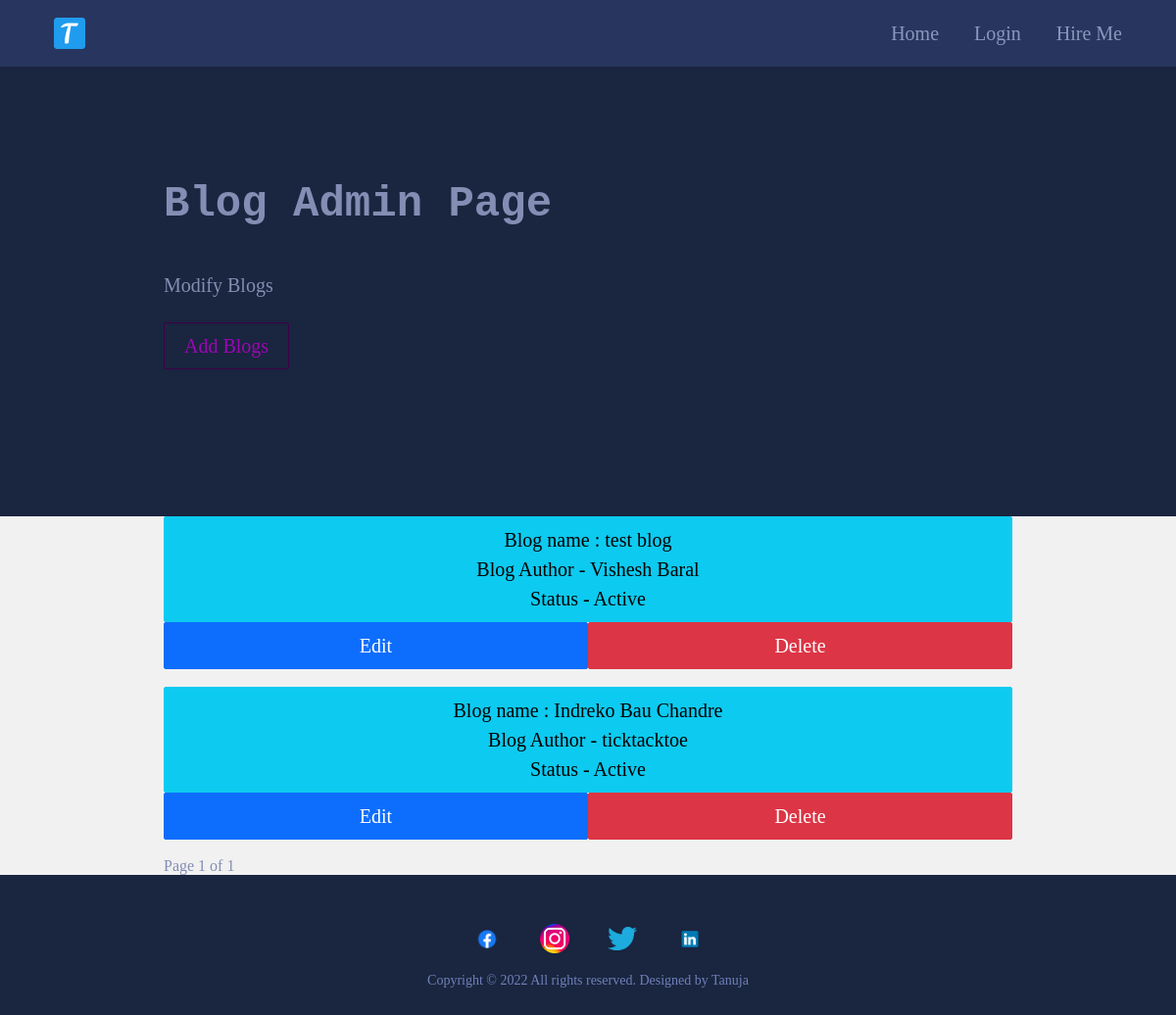
/allblogs/, run on the app's committed database.
### main/models.py (models this page shows, shortened)
class Blog(models.Model):
    class Meta:
        verbose_name_plural = 'Blog Profiles'
        verbose_name = 'Blog'
        ordering = ["timestamp"]
    timestamp = models.DateTimeField(auto_now_add=True)
    author = models.CharField(max_length=200, blank=True, null=True)
    name = models.CharField(max_length=200, blank=True, null=True)
    description = models.CharField(max_length=500, blank=True, null=True)
    body = RichTextField(blank=True, null=True)
    slug = models.SlugField(null=True, blank=True)
    image = models.ImageField(blank=True, null=True, upload_to="blog")
    is_active = models.BooleanField(default=True)

### main/views.py (the view)
# urls.py: path('allblogs/',views.allBlogsView.as_view(),name="allblogs"),
class allBlogsView(generic.ListView):
	model = Blog
	template_name = "main/allblogs.html"
	paginate_by = 2

### cv/context_processors.py (called while the page is built)
def project_context(request):
	context = {
		'me': User.objects.first(),
	}
	return context

### main/templates/main/allblogs.html (shortened to what this page needs)
{% extends 'main/base.html' %}
{% load static %}
{% block content %}
    <section>
      <div class="innerPageBannerCol">
        <div class="container">
          <div class="row g-4 g-md-3  align-items-center">
            <div class="col-md-6">
              <div class="bannerContent">
                <h1 class="xlTitle pb-md-3">Blog Admin Page</h1><br>
                <h5 >Modify Blogs</h5><br>
                <a href="{%url 'main:addBlogs'%}" class="btn btnOutline">Add Blogs</a>
              </div>
            </div>
          </div>
        </div>
      </div>
    </section>
    <section>
      <div class="lightBg">
        <div class="container">
          <ul>
            {% for item in object_list %}
             <li><a href="" class="btn btn-info col col-12"> Blog name : {{item.name}}
               <br>
               Blog Author - {{item.author}}<br>
                {% if item.is_active%}
                  Status - Active
                {%else%}
                  Status - Inactive
                {%endif%}</a></li>
                <li>
                  <div class="container">
                    <div class="row">
                  <a href="{%url 'main:updateBlog' item.pk %}" class="btn btn-primary col col-6">Edit</a>
                  <a href="{%url 'main:deleteBlog' item.pk%}" class="btn btn-danger col col-6">Delete</a>
                    </div>
                  </div>
                </li>
              <br>
            {%endfor%}
        </ul>
        <nav aria-label="Page navigation example">
          <div>
            Page {{page_obj.number }} of {{page_obj.paginator.num_pages}}
          </div>
          </nav>
        </div>
      </div>
    </section>
    {%endblock%}

### static/css/style.css (style rules this page uses)
:root { --primaryColor: #9C07B6; --primaryDarkColor: #3D0048; --titleFont: 'IBM plex Sans', monospace; --regular: 400; --medium: 500; --bold: 700; --black: 900; --lightBg: #F1F1F1; --primary : #1a253f; --dark : #151A33; --secondary : #6e8de2; --ternary : #848db3; --pure : #cbcfd6; --fade : #7081b9; --mild : #8997bd; --footer : #212A4A; --black : #060b1b; --twitter : #4ac7ec; --dribble : #ecbacfd0; --success : #1ecab8; --danger : #f1646c; --dark-blue : #28365f; --dark-gray : #171f33; --yellow : #f3c74d; }
html { scroll-behavior: smooth; }
body { font-family: 'IBM plex Sans'; background:var(--primary); color: var(--ternary); -webkit-font-smoothing : antialiased; padding-bottom: 6rem; line-height: normal; }
ul { margin: 0; padding: 0; list-style-type: none; }
a { color: inherit; }
a, .btn { -webkit-transition: all 300ms ease-in-out 0s; -o-transition: all 300ms ease-in-out 0s; transition: all 300ms ease-in-out 0s; text-decoration: none; }
.lightBg { background-color: var(--lightBg); }
.btn { font-size: 20px; font-weight: var(--medium); padding: 8px 20px; border-radius: 2px; }
.btnOutline { border: 1px solid var(--primaryDarkColor); color: var(--primaryColor); }
.xlTitle { font-size: 44px; line-height: 1.3; font-weight: var(--bold); font-family: var(--titleFont) }
.innerPageBannerCol { padding: 180px 0 150px; }
@media (min-width:992px) { .container, .container-lg, .container-md, .container-sm, .container-xl, .container-xxl { max-width: 890px; } }

### data on the page
Blog: name "test blog", author "Vishesh Baral", is_active "Status - Active"
Blog: name "Indreko Bau Chandre", author "ticktacktoe", is_active "Status - Active"

### other printed values
{{ page_obj.number }} "1"
{{ page_obj.paginator.num_pages }} "1"
